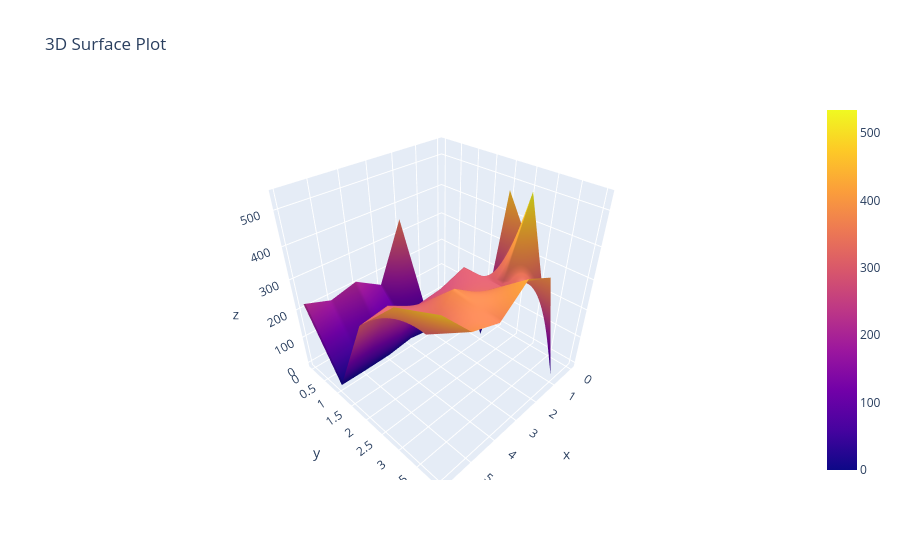

The notebook cell this image was saved under:
### Code cell
pivot = df.pivot_table(
    values="MntWines",
    index="Education",
    columns="Marital_Status",
    aggfunc="mean"
)

fig = go.Figure(
    data=[go.Surface(z=pivot.values)]
)

fig.update_layout(title="3D Surface Plot")

fig.show()

### Figure 1 — Plotly figure (JSON) as saved in the notebook; plotly's stock layout.template omitted (floating-point values rounded to 4 significant figures)
{"data": [{"type": "surface", "z": [[NaN, NaN, 351.2, 154.8, 209.9, 188.4, 221.8, NaN], [NaN, NaN, 0.0, 15.2, 3.111, 2.0, 3.0, NaN], [471.0, 5.0, 300.6, 272.6, 263.3, 312.3, 298.7, NaN], [240.0, 534.0, 301.4, 327.7, 383.5, 303.0, 433.8, NaN], [NaN, 15.0, 391.7, 430.5, 361.9, 391.1, 486.0, 322.0]]}], "layout": {"title": {"text": "3D Surface Plot"}}}
